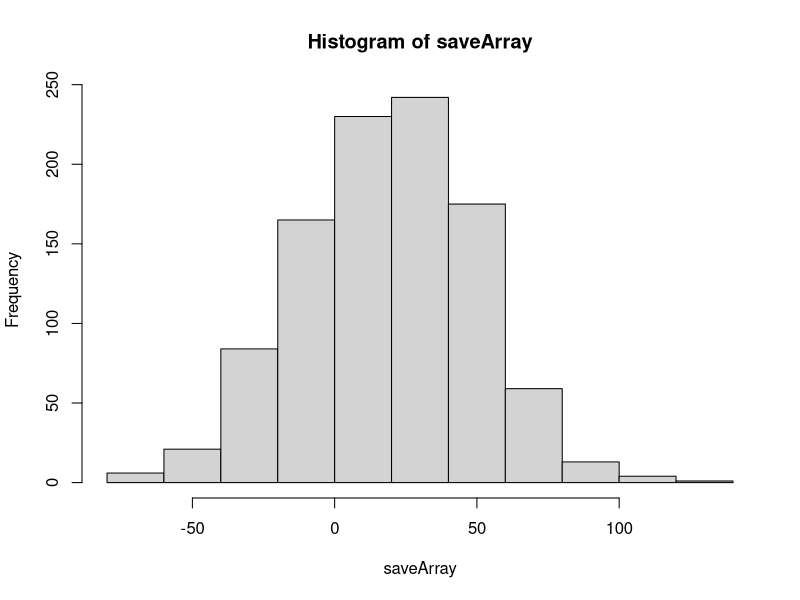

Reproduce this figure in R.
## ---- chunk 1
knitr::opts_chunk$set(echo = TRUE)
## ---- chunk 2
days = 1:365

nStudents = 29
nBets = nStudents*15
saveArray=vector('numeric')
for(k in 1:1000){
  bank = 0
  for(i in 1:nBets){
    sampleClass = sample(days, nStudents, replace = TRUE)

    repeats = length(unique(sampleClass))
    if (repeats == nStudents) bank = bank - 2
    else bank = bank + 1
  }
saveArray[k]= bank
}

## ---- chunk 3
hist(saveArray)
## ---- chunk 4
print('average amt:')
print(mean(saveArray))
